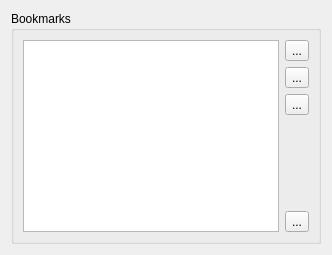
           <widget class="QWidget" name="tab_5">
            <attribute name="icon">
             <iconset resource="../xpeccy.qrc">
              <normaloff>:/images/other.png</normaloff>:/images/other.png</iconset>
            </attribute>
            <attribute name="title">
             <string>Tools</string>
            </attribute>
            <layout class="QVBoxLayout" name="verticalLayout_32">
             <item>
              <widget class="QGroupBox" name="groupBox_2">
               <property name="title">
                <string>Bookmarks</string>
               </property>
               <layout class="QVBoxLayout" name="verticalLayout_12">
                <item>
                 <layout class="QHBoxLayout" name="horizontalLayout_15">
                  <item>
                   <widget class="QTableWidget" name="umlist">
                    <property name="editTriggers">
                     <set>QAbstractItemView::NoEditTriggers</set>
                    </property>
                    <property name="alternatingRowColors">
                     <bool>true</bool>
                    </property>
                    <property name="selectionMode">
                     <enum>QAbstractItemView::SingleSelection</enum>
                    </property>
                    <property name="selectionBehavior">
                     <enum>QAbstractItemView::SelectRows</enum>
                    </property>
                    <property name="textElideMode">
                     <enum>Qt::ElideMiddle</enum>
                    </property>
                    <property name="gridStyle">
                     <enum>Qt::DotLine</enum>
                    </property>
                    <property name="rowCount">
                     <number>0</number>
                    </property>
                    <property name="columnCount">
                     <number>2</number>
                    </property>
                    <attribute name="horizontalHeaderVisible">
                     <bool>false</bool>
                    </attribute>
                    <attribute name="horizontalHeaderMinimumSectionSize">
                     <number>1</number>
                    </attribute>
                    <attribute name="horizontalHeaderShowSortIndicator" stdset="0">
                     <bool>false</bool>
                    </attribute>
                    <attribute name="horizontalHeaderStretchLastSection">
                     <bool>true</bool>
                    </attribute>
                    <attribute name="verticalHeaderVisible">
                     <bool>false</bool>
                    </attribute>
                    <attribute name="verticalHeaderDefaultSectionSize">
                     <number>21</number>
                    </attribute>
                    <column/>
                    <column/>
                   </widget>
                  </item>
                  <item>
                   <layout class="QVBoxLayout" name="verticalLayout_8">
                    <item>
                     <widget class="QToolButton" name="umaddtb">
                      <property name="text">
                       <string>...</string>
                      </property>
                      <property name="icon">
                       <iconset resource="../xpeccy.qrc">
                        <normaloff>:/images/add.png</normaloff>:/images/add.png</iconset>
                      </property>
                     </widget>
                    </item>
                    <item>
                     <widget class="QToolButton" name="umuptb">
                      <property name="text">
                       <string>...</string>
                      </property>
                      <property name="icon">
                       <iconset resource="../xpeccy.qrc">
                        <normaloff>:/images/arrow-up.png</normaloff>:/images/arrow-up.png</iconset>
                      </property>
                     </widget>
                    </item>
                    <item>
                     <widget class="QToolButton" name="umdntb">
                      <property name="text">
                       <string>...</string>
                      </property>
                      <property name="icon">
                       <iconset resource="../xpeccy.qrc">
                        <normaloff>:/images/arrow-down.png</normaloff>:/images/arrow-down.png</iconset>
                      </property>
                     </widget>
                    </item>
                    <item>
                     <spacer name="verticalSpacer_5">
                      <property name="orientation">
                       <enum>Qt::Vertical</enum>
                      </property>
                      <property name="sizeHint" stdset="0">
                       <size>
                        <width>20</width>
                        <height>40</height>
                       </size>
                      </property>
                     </spacer>
                    </item>
                    <item>
                     <widget class="QToolButton" name="umdeltb">
                      <property name="text">
                       <string>...</string>
                      </property>
                      <property name="icon">
                       <iconset resource="../xpeccy.qrc">
                        <normaloff>:/images/cancel.png</normaloff>:/images/cancel.png</iconset>
                      </property>
                     </widget>
                    </item>
                   </layout>
                  </item>
                 </layout>
                </item>
               </layout>
              </widget>
             </item>
            </layout>
           </widget>
